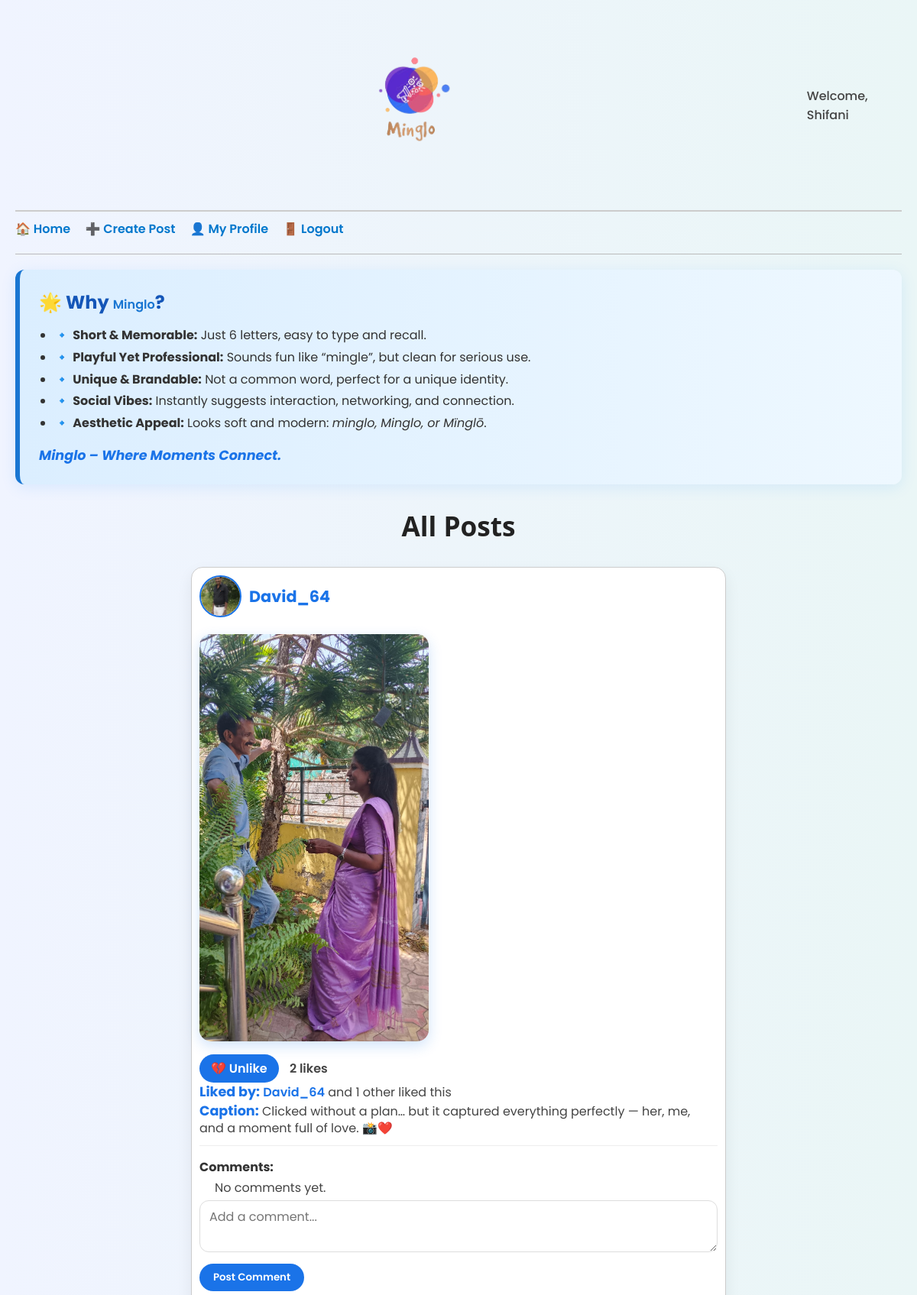
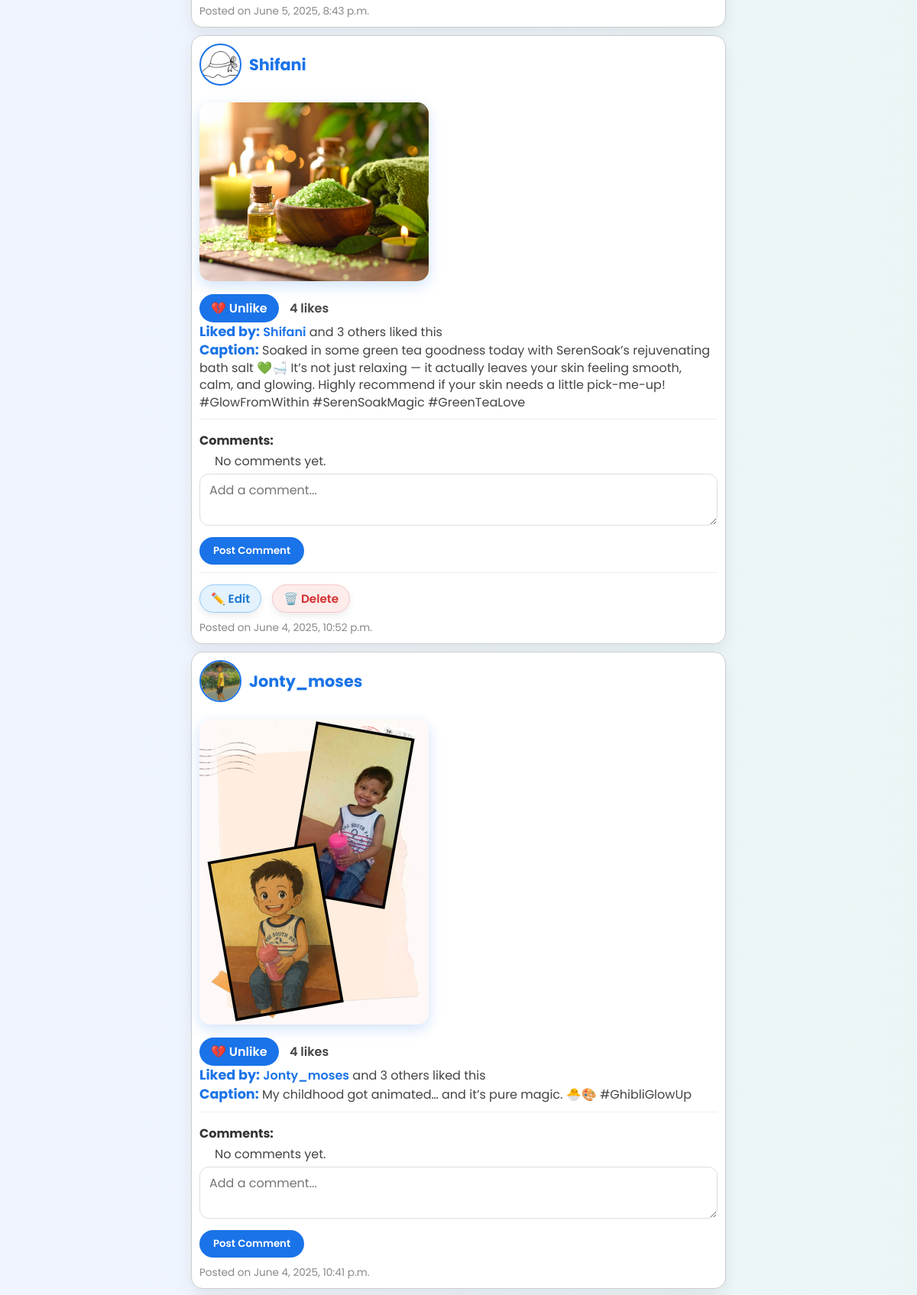
The app's page / (signed in, upper part) with its own data (2 pictures, top to bottom).
### socialapp/models.py (models this page shows, shortened)
class Post(models.Model):
    user = models.ForeignKey(User, on_delete=models.CASCADE)
    caption = models.TextField()
    image = models.ImageField(upload_to='posts/')
    created_at = models.DateTimeField(auto_now_add=True)

class Profile(models.Model):
    user = models.OneToOneField(User, on_delete=models.CASCADE, related_name='profile')
    bio = models.TextField(blank=True)
    profile_pic = models.ImageField(upload_to='profile_pics/', blank=True, null=True)
    followers = models.ManyToManyField(User, related_name='following', blank=True)  # Optional followers

### socialapp/views.py (the view)
# urls.py: path('', views.home, name='home'),
@login_required
def home(request):
    posts = Post.objects.all().order_by('-created_at')
    user_liked_posts = []
    if request.user.is_authenticated:
        user_liked_posts = Like.objects.filter(user=request.user).values_list('post_id', flat=True)
    for post in posts:
        likes = post.likes.all()
        liked_users = [like.user for like in likes]
        post.like_count = likes.count()
        if liked_users:
            post.first_liker = liked_users[0]
            post.other_likers_count = len(liked_users) - 1
        else:
            post.first_liker = None
            post.other_likers_count = 0
    return render(request, 'socialapp/home.html', {
        'posts': posts,
        'user_liked_posts': user_liked_posts,
    })

### socialapp/templates/socialapp/home.html (shortened to what this page needs)
{% extends 'socialapp/base.html' %}
{% load static %}
{% block content %}
<div style="
       background: linear-gradient(to right, #dbeeff, #eef8ff);
       padding: 25px;
       margin-bottom: 30px;
       border-left: 6px solid #1976d2;
       border-radius: 12px;
       box-shadow: 0 4px 20px rgba(0, 123, 255, 0.1);
       backdrop-filter: blur(5px);
       animation: fadeIn 1s ease;
    ">
       <h2 style="color: #1456b8; margin-bottom: 12px;">🌟 Why <span style="color:#1976d2;">Minglo</span>?</h2>
       <ul style="padding-left: 20px; line-height: 1.8; color: #333;">
         <li>🔹 <strong>Short & Memorable:</strong> Just 6 letters, easy to type and recall.</li>
         <li>🔹 <strong>Playful Yet Professional:</strong> Sounds fun like “mingle”, but clean for serious use.</li>
         <li>🔹 <strong>Unique & Brandable:</strong> Not a common word, perfect for a unique identity.</li>
         <li>🔹 <strong>Social Vibes:</strong> Instantly suggests interaction, networking, and connection.</li>
         <li>🔹 <strong>Aesthetic Appeal:</strong> Looks soft and modern: <em>minglo, Minglo, or Mïnglō</em>.</li>
       </ul>
       <p style="margin-top: 15px; font-style: italic; color: #555; font-size: 1.05rem;">
         <strong>Minglo – Where Moments Connect.</strong>
       </p>
    </div>
<h3>All Posts</h3>
{% for post in posts %}
    <div style="border: 1px solid #ccc; padding: 10px; margin-bottom: 10px;">
        {% with post.user.profile as profile %}
            <div style="display: flex; align-items: center; gap: 10px;">
                {% if profile.profile_pic %}
                   <img src="{{ profile.profile_pic.url }}" width="50" height="50" style="border-radius: 50%;">
                {% else %}
                   <img src="{% static 'default.png' %}" width="50" height="50" style="border-radius: 50%;">
                {% endif %}
                <strong>
                   <a href="{% url 'profile' post.user.username %}">
                       {{ post.user.username }}
                   </a>
                </strong>
            </div>
        {% endwith %}
        {% if post.image %}
            <img src="{{ post.image.url }}" alt="Image for {{ post.caption|truncatewords:5 }}" width="300" style="margin-top:10px; margin-bottom:10px;">
        {% endif %}
        <div>
            {% if post.id in user_liked_posts %}
                <form action="{% url 'toggle_like' post.id %}" method="post" style="display:inline;">
                    <button type="submit">💔 Unlike</button>
                </form>
            {% else %}
                <form action="{% url 'toggle_like' post.id %}" method="post" style="display:inline;">
                    {% csrf_token %}
                    <button type="submit">❤️ Like</button>
                </form>
            {% endif %}
            <span>{{ post.like_count }} like{{ post.like_count|pluralize }}</span>
            {% if post.first_liker %}
                <p>
                    <strong>Liked by:</strong>
                    <a href="{% url 'profile' post.first_liker.username %}">{{ post.first_liker.username }}</a>
                    {% if post.other_likers_count > 0 %}
                        and {{ post.other_likers_count }} other{{ post.other_likers_count|pluralize }} liked this
                    {% else %}
                        liked this
                    {% endif %}
                </p>
            {% else %}
                <p>No likes yet.</p>
            {% endif %}
        </div>
        <p><strong>Caption:</strong> {{ post.caption }}</p>
        <div style="margin-top: 10px;">
           <strong>Comments:</strong>
           {% for comment in post.comments.all %}
              <div style="margin-left: 20px;">
                 <p><strong>{{ comment.user.username }}:</strong> {{ comment.content }}</p>
                 <small>{{ comment.created_at }}</small>
              </div>
           {% empty %}
              <p style="margin-left: 20px;">No comments yet.</p>
           {% endfor %}
        </div>
        {% if request.user.is_authenticated %}
        <form action="{% url 'add_comment' post.id %}" method="post" style="margin-top: 5px;">
           <textarea name="content" rows="2" placeholder="Add a comment..." required></textarea><br>
           <button type="submit">Post Comment</button>
        </form>
        {% else %}
           <p><em>Login to comment.</em></p>
        {% endif %}
        {% if post.user == request.user %}
          <div style="margin-top: 10px;">
             <a href="{% url 'edit_post' post.id %}" class="action-btn edit-btn">✏️ Edit</a>
             <a href="{% url 'delete_post' post.id %}" class="action-btn delete-btn">🗑️ Delete</a>
          </div>
        {% endif %}
        <small>Posted on {{ post.created_at }}</small>
    </div>
{% empty %}
    <p style="text-align: center; font-size: 1.3rem; color: #666;">No posts available yet.</p>
{% endfor %}
{% endblock %}

### socialapp/templates/socialapp/base.html (shortened to what this page needs)
{% load static %}
<!DOCTYPE html>
<html lang="en">
<head>
</head>
<body>
<header>
    <div class="logo-container">
        <img src="{% static 'images/minglo_logo.png' %}" alt="Minglo Logo">
    </div>
    <div class="welcome-msg">
        {% if user.is_authenticated %}
            Welcome, {{ user.username }}
        {% endif %}
    </div>
</header>
<nav>
    {% if user.is_authenticated %}
        <a href="{% url 'home' %}">🏠 Home</a>
        <a href="{% url 'create_post' %}">➕ Create Post</a>
        <a href="{% url 'profile' user.username %}">👤 My Profile</a>
        <a href="{% url 'logout' %}">🚪 Logout</a>
    {% else %}
        <a href="{% url 'login' %}">🔐 Login</a>
        <a href="{% url 'register' %}">📝 Register</a>
    {% endif %}
</nav>
<hr>
{% block content %}{% endblock %}
</body>
</html>

### socialapp/templates/socialapp/base.html (style rules this page uses)
* { margin: 0; padding: 0; box-sizing: border-box; font-family: 'Poppins', sans-serif; }
body { background: linear-gradient(to right, #f0f4ff, #eaf6f6); color: #333; padding: 20px; transition: all 0.3s ease; }
header { display: flex; align-items: center; justify-content: space-between; padding-bottom: 15px; border-bottom: 2px solid #ccc; }
.logo-container { display: flex; align-items: center; justify-content: center; height: 240px; width: 100%; animation: fadeInLogo 1s ease-in-out; }
.logo-container img { height: 240px; transition: transform 0.3s ease; }
.welcome-msg { font-size: 1rem; font-weight: 500; margin-bottom: 5px; color: #444; }
nav { margin-top: 10px; }
nav a { text-decoration: none; margin-right: 15px; color: #0077cc; font-weight: 600; transition: color 0.3s ease, background-color 0.3s ease; }
hr { margin: 20px 0; border: none; border-top: 1px solid #bbb; }

### socialapp/templates/socialapp/home.html (style rules this page uses)
h3 { font-size: 2.2rem; font-weight: 700; color: #222; text-align: center; margin-bottom: 30px; font-family: 'Segoe UI', Tahoma, Geneva, Verdana, sans-serif; }
div[style*="border: 1px solid"] { max-width: 700px; margin: 0 auto 30px auto; border-radius: 15px; border: 1px solid #ddd; box-shadow: 0 8px 20px rgba(0,0,0,0.07); padding: 20px 25px; background: white; transition: box-shadow 0.3s ease; }
div[style*="display: flex"] { align-items: center; gap: 15px; margin-bottom: 12px; }
div[style*="display: flex"] img { border-radius: 50%; width: 55px !important; height: 55px !important; object-fit: cover; border: 2px solid #1a73e8; transition: transform 0.3s ease; }
div[style*="display: flex"] strong a { text-decoration: none; font-size: 1.3rem; font-weight: 700; color: #1a73e8; transition: color 0.3s ease; }
img[alt^="Image for"] { max-width: 100%; border-radius: 15px; margin: 10px 0; box-shadow: 0 6px 18px rgba(26, 115, 232, 0.2); transition: transform 0.3s ease; }
span { font-weight: 600; color: #444; font-size: 1rem; }
div > p strong { color: #1a73e8; font-weight: 700; }
div > p a { color: #1a73e8; text-decoration: none; font-weight: 600; }
p strong { font-weight: 700; font-size: 1.1rem; color: #333; }
p { font-size: 1rem; line-height: 1.4; color: #444; }
div[style*="margin-top: 10px"] { border-top: 1px solid #eee; padding-top: 15px; }
div[style*="margin-top: 10px"] p { margin: 4px 0; }
small { display: block; color: #888; font-size: 0.85rem; margin-top: 10px; }
.action-btn { display: inline-block; padding: 6px 14px; margin-right: 10px; border-radius: 20px; font-size: 0.95rem; font-weight: 600; text-decoration: none; transition: background-color 0.3s ease, color 0.3s ease; box-shadow: 0 4px 10px rgba(0, 0, 0, 0.08); }
.edit-btn { background-color: #e3f2fd; color: #1976d2; border: 1px solid #90caf9; }
.delete-btn { background-color: #fdecea; color: #d32f2f; border: 1px solid #f5c6cb; }

### records on screen
Post: user.profile.profile_pic (picture), user.username "David_64", image (picture), shows "💔 Unlike", like_count "2", first_liker.username "David_64", other_likers_count "1", caption "Clicked without a plan… but it captured everything perfectly — her, me, and a moment full of love. 📸❤️", created_at "June 5, 2025, 8:43 p.m."
Post: user.username "Shifani", image (picture), shows "💔 Unlike", like_count "4", first_liker.username "Shifani", other_likers_count "3", caption "Soaked in some green tea goodness today with SerenSoak’s rejuvenating bath salt 💚🛁 It’s not just relaxing — it actually leaves your skin feeling smooth, calm, and glowing. Highly recommend if your skin needs a little pick-me-up! #GlowFromWithin #SerenSoakMagic #GreenTeaLove", shows "✏️ Edit", created_at "June 4, 2025, 10:52 p.m."
Post: user.profile.profile_pic (picture), user.username "Jonty_moses", image (picture), shows "💔 Unlike", like_count "4", first_liker.username "Jonty_moses", other_likers_count "3", caption "My childhood got animated… and it’s pure magic. 🐣🎨 #GhibliGlowUp", created_at "June 4, 2025, 10:41 p.m."

### other values on screen
{{ user.username }} "Shifani"
